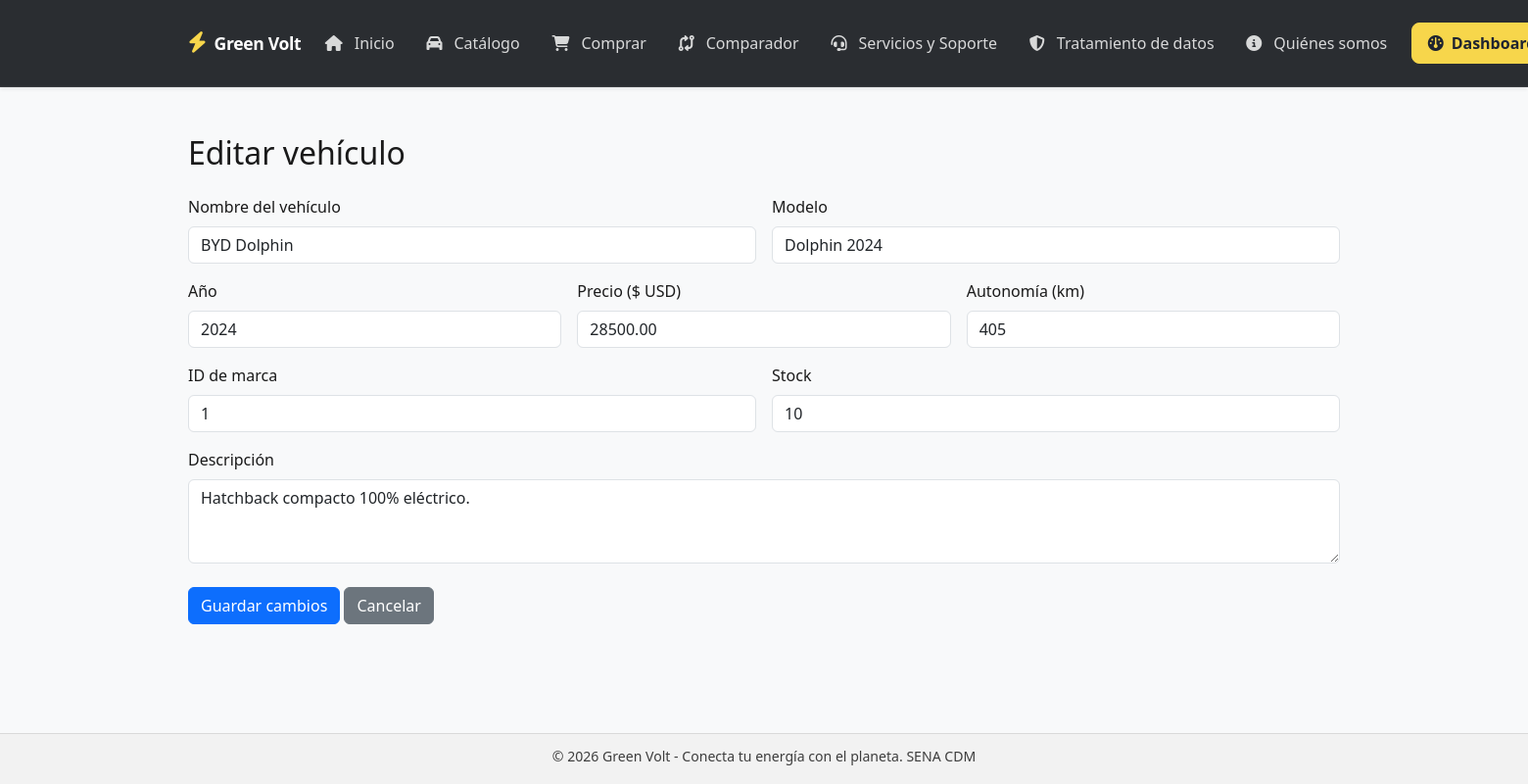
The app's page /vehiculos/editar/1, older data.
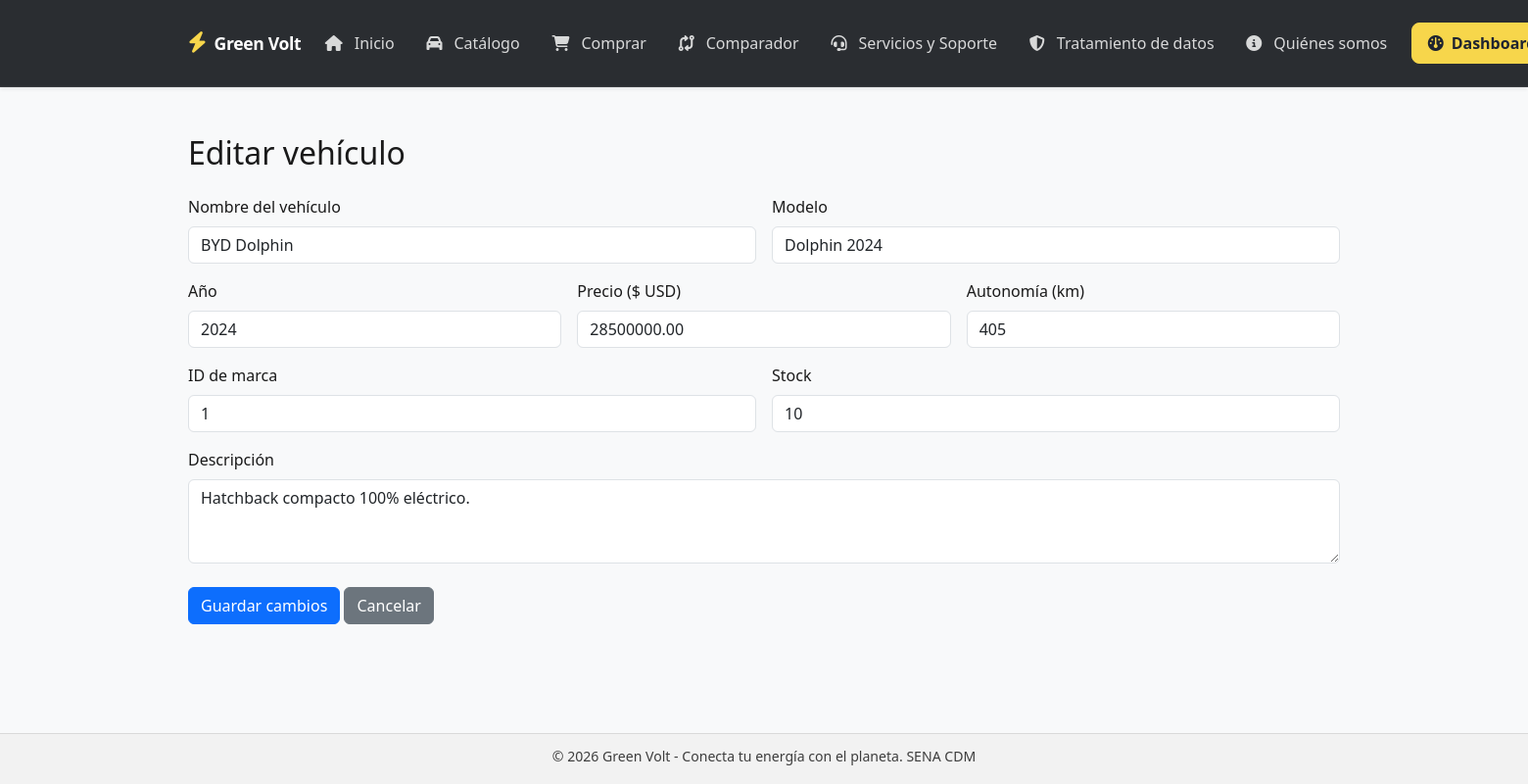
The same page, newer data.
### tables this page shows
CREATE TABLE `vehiculos` (
  `id` int(11) NOT NULL,
  `marca_id` int(11) DEFAULT 1,
  `nombre` varchar(150) NOT NULL,
  `modelo` varchar(100) NOT NULL,
  `anio` int(11) NOT NULL DEFAULT 2024,
  `precio` decimal(15,2) NOT NULL,
  `autonomia` int(11) NOT NULL DEFAULT 0,
  `stock` int(11) NOT NULL DEFAULT 0,
  `descripcion` text DEFAULT NULL,
  `imagen` varchar(255) DEFAULT NULL,
  `activo` tinyint(1) DEFAULT 1
);

### app/Controllers/VehiculosController.php (called while the page is built, shortened)
<?php
class VehiculosController extends BaseController {
    private function obtenerModelo() {
        return new \App\Models\Vehiculo();
    }
    public function editar($id = null) {
        $vehiculo = $this->obtenerModelo()->getById((int) $id);
        $this->render('vehiculos/editar', [
            'titulo' => 'Editar vehículo - Green Volt',
            'vehiculo' => $vehiculo
        ]);
    }
}

### app/Router.php (called while the page is built, shortened)
<?php
class Router {
    protected $controller = 'HomeController';
    protected $method = 'index';
    public function __construct() {
        $url = $this->parseUrl();
        if (isset($url[0]) && !empty($url[0])) {
            $this->controller = ucfirst($url[0]) . 'Controller';
            unset($url[0]);
        }
        $fullClass = "App\\Controllers\\" . $this->controller;
        if (class_exists($fullClass)) {
            $this->controller = new $fullClass();
        } else {
            die("Error: La clase {$fullClass} existe en archivo pero no está definida correctamente con namespace App\\Controllers;");
        }
        if (isset($url[1])) {
            if (method_exists($this->controller, $url[1])) {
                $this->method = $url[1];
                unset($url[1]);
            }
        }
        $this->params = $url ? array_values($url) : [];
        call_user_func_array([$this->controller, $this->method], $this->params);
    }
    private function parseUrl() {
        if (isset($_GET['url'])) {
            return explode('/', filter_var(rtrim($_GET['url'], '/'), FILTER_SANITIZE_URL));
        }
        return [];
    }
}

### index.php (called while the page is built, shortened)
<?php
spl_autoload_register(function ($class) {
	$prefixes = [
		'App\\' => __DIR__ . '/app/',
		'Config\\' => __DIR__ . '/config/'
	];
	foreach ($prefixes as $prefix => $basePath) {
		$relativeClass = substr($class, strlen($prefix));
		$file = $basePath . str_replace('\\', '/', $relativeClass) . '.php';
		if (!file_exists($file)) {
			$directory = dirname($file);
			$filename = basename($file);
			$classFilename = substr($filename, 0, -4);
			$file = $directory . '/' . $classFilename . 's.php';
		}
		return;
	}
});
require_once __DIR__ . '/app/Router.php';
new App\Router();

### app/Models/Vehiculos.php (called while the page is built, shortened)
<?php
class Vehiculo {
    private $db;
    public function __construct() {
        try {
            $this->db = new PDO("mysql:host=localhost;dbname=green_volt;charset=utf8", "root", "");
            $this->db->setAttribute(PDO::ATTR_ERRMODE, PDO::ERRMODE_EXCEPTION);
        } catch (Exception $e) {
            die("Error de conexión: " . $e->getMessage());
        }
    }
    public function getById($id) {
        $stmt = $this->db->prepare("SELECT * FROM vehiculos WHERE id = :id");
        $stmt->execute([':id' => $id]);
        return $stmt->fetch(PDO::FETCH_ASSOC);
    }
}

### app/Views/vehiculos/editar.php (the view)
<main class="container my-5">
    <h1 class="h2">Editar vehículo</h1>
    <form action="/green_volt/vehiculos/actualizar/<?= rawurlencode((string) $vehiculo['id']) ?>" method="POST" class="mt-4">
        <div class="row g-3">
            <div class="col-md-6">
                <label class="form-label" for="nombre">Nombre del vehículo</label>
                <input id="nombre" type="text" name="nombre" class="form-control" required value="<?= htmlspecialchars($vehiculo['nombre'] ?? '') ?>">
            </div>
            <div class="col-md-6">
                <label class="form-label" for="modelo">Modelo</label>
                <input id="modelo" type="text" name="modelo" class="form-control" required value="<?= htmlspecialchars($vehiculo['modelo'] ?? '') ?>">
            </div>
            <div class="col-md-4">
                <label class="form-label" for="anio">Año</label>
                <input id="anio" type="number" name="anio" class="form-control" min="1" required value="<?= htmlspecialchars((string) ($vehiculo['anio'] ?? '')) ?>">
            </div>
            <div class="col-md-4">
                <label class="form-label" for="precio">Precio ($ USD)</label>
                <input id="precio" type="number" step="0.01" min="0" name="precio" class="form-control" required value="<?= htmlspecialchars((string) ($vehiculo['precio'] ?? '0')) ?>">
            </div>
            <div class="col-md-4">
                <label class="form-label" for="autonomia">Autonomía (km)</label>
                <input id="autonomia" type="number" min="0" name="autonomia" class="form-control" required value="<?= htmlspecialchars((string) ($vehiculo['autonomia'] ?? '0')) ?>">
            </div>
            <div class="col-md-6">
                <label class="form-label" for="marca_id">ID de marca</label>
                <input id="marca_id" type="number" min="1" name="marca_id" class="form-control" required value="<?= htmlspecialchars((string) ($vehiculo['marca_id'] ?? '1')) ?>">
            </div>
            <div class="col-md-6">
                <label class="form-label" for="stock">Stock</label>
                <input id="stock" type="number" min="0" name="stock" class="form-control" required value="<?= htmlspecialchars((string) ($vehiculo['stock'] ?? '0')) ?>">
            </div>
            <div class="col-12">
                <label class="form-label" for="descripcion">Descripción</label>
                <textarea id="descripcion" name="descripcion" class="form-control" rows="3" required><?= htmlspecialchars($vehiculo['descripcion'] ?? '') ?></textarea>
            </div>
            <div class="col-12 mt-4">
                <button type="submit" class="btn btn-primary">Guardar cambios</button>
                <a href="/green_volt/vehiculos" class="btn btn-secondary">Cancelar</a>
            </div>
        </div>
    </form>
</main>

### app/Controllers/BaseController.php (shortened to what this page needs)
<?php
abstract class BaseController {
    protected function render($view, $data = [], $layout = true) {
        extract($data);
        $viewFile = __DIR__ . '/../Views/' . $view . '.php';
        if ($layout) {
            $headerFile = __DIR__ . '/../Views/layouts/header.php';
            $footerFile = __DIR__ . '/../Views/layouts/footer.php';
            if (file_exists($headerFile)) {
                require_once $headerFile;
            }
            if (file_exists($viewFile)) {
                require_once $viewFile;
            } else {
                echo "<div style='padding:40px; text-align:center;'>
                        <h1 style='color:#0d6efd;'>⚡ Green Volt</h1>
                        <p style='font-size:1.2rem; color:#6c757d;'>Vista no encontrada: {$view}</p>
                    </div>";
            }
            if (file_exists($footerFile)) {
                require_once $footerFile;
            }
        } else {
            if (file_exists($viewFile)) {
                require_once $viewFile;
            }
        }
    }
}

### app/Views/layouts/header.php (shortened to what this page needs)
<!DOCTYPE html>
<html lang="es">
<head>
    <link href="https://cdn.jsdelivr.net/npm/bootstrap@5.3.0/dist/css/bootstrap.min.css" rel="stylesheet">
    <link rel="stylesheet" href="https://cdnjs.cloudflare.com/ajax/libs/font-awesome/6.4.0/css/all.min.css">
    <?php $cssVersion = filemtime(__DIR__ . '/../../../public/css/style.css'); ?>
    <link rel="stylesheet" href="/green_volt/public/css/style.css?v=<?= htmlspecialchars((string)$cssVersion) ?>">
</head>
<body class="bg-light">
<?php
$currentPath = parse_url($_SERVER['REQUEST_URI'] ?? '/', PHP_URL_PATH);
$currentPath = rtrim($currentPath, '/');
$baseUrl = defined('URLROOT') ? URLROOT : '/green_volt';
$navActive = function ($path) use ($currentPath) {
    $path = rtrim($path, '/');
    return $currentPath === $path;
};
?>
<nav class="navbar navbar-expand-lg navbar-dark shadow-sm">
    <div class="container">
        <a class="navbar-brand fw-bold d-flex align-items-center gap-2" href="<?= htmlspecialchars($baseUrl) ?>/">
            <span class="brand-bolt"><i class="fa-solid fa-bolt"></i></span>
            <span>Green Volt</span>
        </a>
        <div class="navbar-nav me-auto ms-auto">
            <a class="nav-link <?= $navActive($baseUrl) ? 'active' : '' ?>" href="<?= htmlspecialchars($baseUrl) ?>/"><i class="fa-solid fa-house me-1"></i>Inicio</a>
            <a class="nav-link <?= $navActive($baseUrl . '/vehiculos') ? 'active' : '' ?>" href="<?= htmlspecialchars($baseUrl) ?>/vehiculos"><i class="fa-solid fa-car me-1"></i>Catálogo</a>
            <a class="nav-link <?= $navActive($baseUrl . '/comprador') ? 'active' : '' ?>" href="<?= htmlspecialchars($baseUrl) ?>/comprador"><i class="fa-solid fa-cart-shopping me-1"></i>Comprar</a>
            <a class="nav-link <?= $navActive($baseUrl . '/comparador') ? 'active' : '' ?>" href="<?= htmlspecialchars($baseUrl) ?>/comparador"><i class="fa-solid fa-code-compare me-1"></i>Comparador</a>
            <a class="nav-link <?= $navActive($baseUrl . '/soporte') ? 'active' : '' ?>" href="<?= htmlspecialchars($baseUrl) ?>/soporte"><i class="fa-solid fa-headset me-1"></i>Servicios y Soporte</a>
            <button class="nav-link border-0 bg-transparent" type="button" data-bs-toggle="modal" data-bs-target="#tratamientoDatosModal">
                <i class="fa-solid fa-shield-halved me-1"></i>Tratamiento de datos
            </button>
            <a class="nav-link <?= $navActive($baseUrl . '/informacion/quienesSomos') ? 'active' : '' ?>" href="<?= htmlspecialchars($baseUrl) ?>/informacion/quienesSomos">
                <i class="fa-solid fa-circle-info me-1"></i>Quiénes somos
            </a>
        </div>
        <div class="nav-actions">
            <a href="<?= htmlspecialchars($baseUrl) ?>/dashboard" class="btn btn-dashboard">
                <i class="fa-solid fa-gauge me-2"></i>Dashboard
            </a>
        </div>
    </div>
</nav>

### app/Views/layouts/footer.php (shortened to what this page needs)
<footer class="footer">
    <div class="container">
        <p class="mb-0">&copy; <?= date('Y') ?> Green Volt - Conecta tu energía con el planeta. SENA CDM</p>
    </div>
</footer>
</body>
</html>

### public/css/style.css (style rules this page uses)
* { box-sizing: border-box; }
html, body { height: 100%; }
body { margin: 0; font-family: 'Segoe UI', Tahoma, Geneva, Verdana, sans-serif; background: #f2f2f2; color: #1a1a1a; line-height: 1.5; display: flex; flex-direction: column; min-height: 100vh; }
.navbar { background: #2a2d31 !important; min-height: 72px; border-bottom: 1px solid rgba(255,255,255,0.08); display: flex !important; align-items: center !important; flex-wrap: nowrap !important; }
.navbar .container { display: flex !important; align-items: center !important; justify-content: space-between !important; min-height: 72px; gap: 18px; width: min(1200px, calc(100% - 32px)); }
.navbar-brand { margin-right: 0; font-size: 1.1rem; white-space: nowrap; color: #fff !important; letter-spacing: -0.02em; }
.brand-bolt { display: inline-flex; align-items: center; justify-content: center; color: #f7d64b; font-size: 1.35rem; line-height: 1; }
.navbar-nav { display: flex !important; flex-direction: row !important; align-items: center !important; justify-content: center !important; flex: 1 1 auto; gap: 20px; margin: 0 auto; padding: 0; list-style: none; flex-wrap: nowrap !important; }
.navbar-nav .nav-link { color: rgba(255,255,255,0.82) !important; font-weight: 500; padding: 0.5rem 0.4rem !important; display: inline-flex !important; align-items: center; gap: 8px; white-space: nowrap; flex-direction: row !important; position: relative; transition: color 0.2s ease; }
.nav-actions { display: flex !important; align-items: center !important; gap: 12px; flex-wrap: nowrap; }
.btn-dashboard, .btn-login { border-radius: 8px !important; height: 42px; font-weight: 600; padding: 0 1rem !important; display: inline-flex !important; align-items: center !important; justify-content: center !important; white-space: nowrap; transition: all 0.2s ease; }
.btn-dashboard { background: #f7d64b !important; color: #1f2430 !important; border: 1px solid #f7d64b !important; min-width: 130px; }
.container { width: min(1200px, calc(100% - 32px)); margin: 0 auto; }
.footer { border-top: 1px solid #d9d9d9; background: #f2f2f2; color: #3d3d3d; text-align: center; padding: 12px 16px 18px; font-size: 0.88rem; margin-top: auto; min-height: 52px; }
.footer { flex: 0 0 auto; }

Row changes from the older to the newer data that the page shows:
changed vehiculos "BYD Dolphin": precio "28500.00" → "28500000.00"
